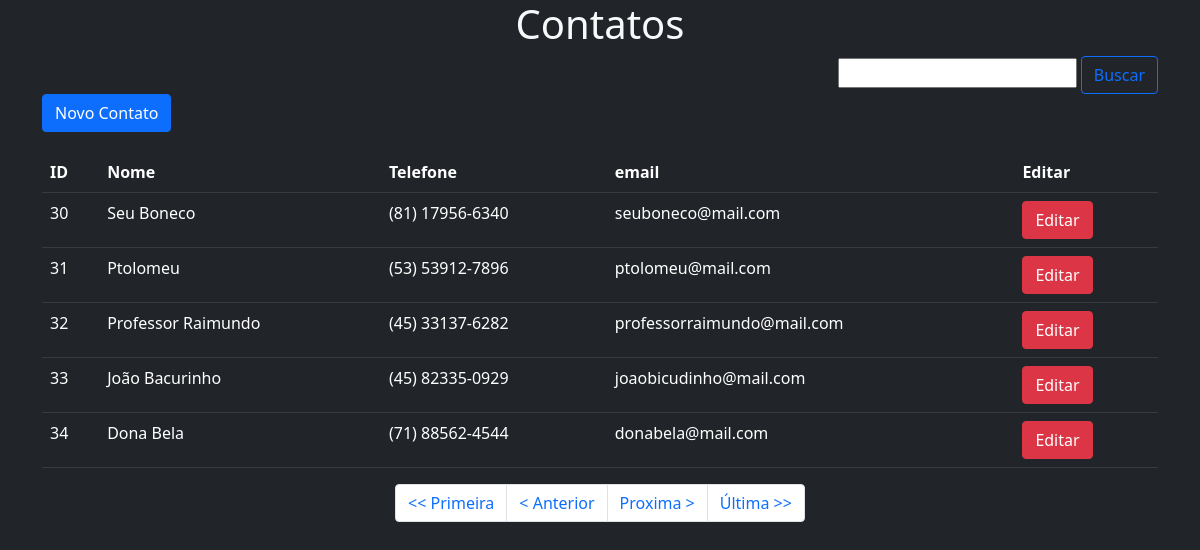
Screenshot of /?page=2 with the database file from the repository.
### tables this page shows
CREATE TABLE `cadastros` (
  `id` int(11) NOT NULL,
  `nome` varchar(100) NOT NULL,
  `telefone` varchar(20) NOT NULL,
  `email` varchar(50) NOT NULL
);

### index.php (the view, shortened to what this page needs)
<?php
include_once "config.php";
include_once "header.php";
?>
<body class='bg-dark text-light'>
<header>
    <h1 class='h-25 text-center'>Contatos</h1>
</header>
<?php
if (isset($_GET['page'])) {
    $page = $_GET['page'];
} else {
    $page = 1;
}
if (isset($_GET['search'])) {
    $busca = $_GET['search'];
} else {
    $busca = "";
}
$no_of_records_per_page = 5;
$offset = ($page-1) * $no_of_records_per_page;
$total_pages_sql = "SELECT COUNT(*) FROM cadastros";
$result = mysqli_query($link,$total_pages_sql);
$total_rows = mysqli_fetch_array($result)[0];
$total_pages = ceil($total_rows / $no_of_records_per_page);
$sql = "SELECT * FROM cadastros WHERE nome LIKE '%$busca%' LIMIT $offset, $no_of_records_per_page";
$resultSql = mysqli_query($link, $sql);
?>
<div class="container">
    <div class="d-flex justify-content-end bd-highlight input-group">
        <form class='' action="index.php" method="get">
            <input class='justify-content-end' name="search" type="text" class="form-control" aria-label="" aria-describedby="button-busca">
            <button class="btn btn-outline-primary justify-content-start" type="submit" id="button-busca"><?php if ($busca == ""){ echo "Buscar";} else { echo "Listagem Completa";} ?></button>
        </form>
</div>
<button type="button" class="btn btn-primary" data-bs-toggle="modal" data-bs-target="#novo-cadastro-modal">
        Novo Contato
    </button>
    <table class="table table-dark table-hover" style="margin-top: 20px;">
        <tr>
            <th scope="col">ID</th>
            <th scope="col">Nome</th>
            <th scope="col">Telefone</th>
            <th scope="col">email</th>
            <th scope="col">Editar</th>
        </tr>
<?php
while ($row = mysqli_fetch_assoc($resultSql)){
    echo
        "<tr><td>" . $row["id"] .
        "</td><td>" . $row["nome"] .
        "</td><td>" . $row["telefone"] .
        "</td><td>" . $row["email"] .
        "</td><td>" . "<form action='edit-front.php' method='post'><button type='submit' class='btn btn-danger' name='id' value='" .  $row["id"] . "'>Editar</button>" . "</a></td></tr>";
}
?>
    </table>
    <div class='position-relative '>
    <ul class='pagination justify-content-center'>
        <li class='page-item <?php if($page <= 1){ echo 'disabled'; } ?>'>
            <a class='page-link' href='<?php if($page > 1){ echo '?page=1'; } ?>'> << Primeira </a>
        </li>
        <li class='page-item <?php if($page <= 1){ echo 'disabled'; } ?>'>
            <a class='page-link' href="<?php if($page <= 1){ echo '#'; } else { echo "?page=".($page - 1); } ?>">< Anterior</a>
        </li>
        <li class='page-item <?php if($page >= $total_pages){ echo 'disabled'; } ?>'>
        <a class='page-link' href="<?php if($page >= $total_pages){ echo '#'; } else { echo "?page=".($page + 1); } ?>">Proxima ></a>
    </li>
    <li class='page-item <?php if($page >= $total_pages){ echo 'disabled'; } ?>'>
        <a class='page-link' href='?page=<?php echo $total_pages; ?>'> Última >></a></li>
    </ul>
    </div>
    </div>
<?php
include_once "footer.php";

### rows the page displays
cadastros: id "30", nome "Seu Boneco", telefone "(81) 17956-6340", email "seuboneco@mail.com"
cadastros: id "31", nome "Ptolomeu", telefone "(53) 53912-7896", email "ptolomeu@mail.com"
cadastros: id "32", nome "Professor Raimundo", telefone "(45) 33137-6282", email "professorraimundo@mail.com"
cadastros: id "33", nome "João Bacurinho", telefone "(45) 82335-0929", email "joaobicudinho@mail.com"
cadastros: id "34", nome "Dona Bela", telefone "(71) 88562-4544", email "donabela@mail.com"
